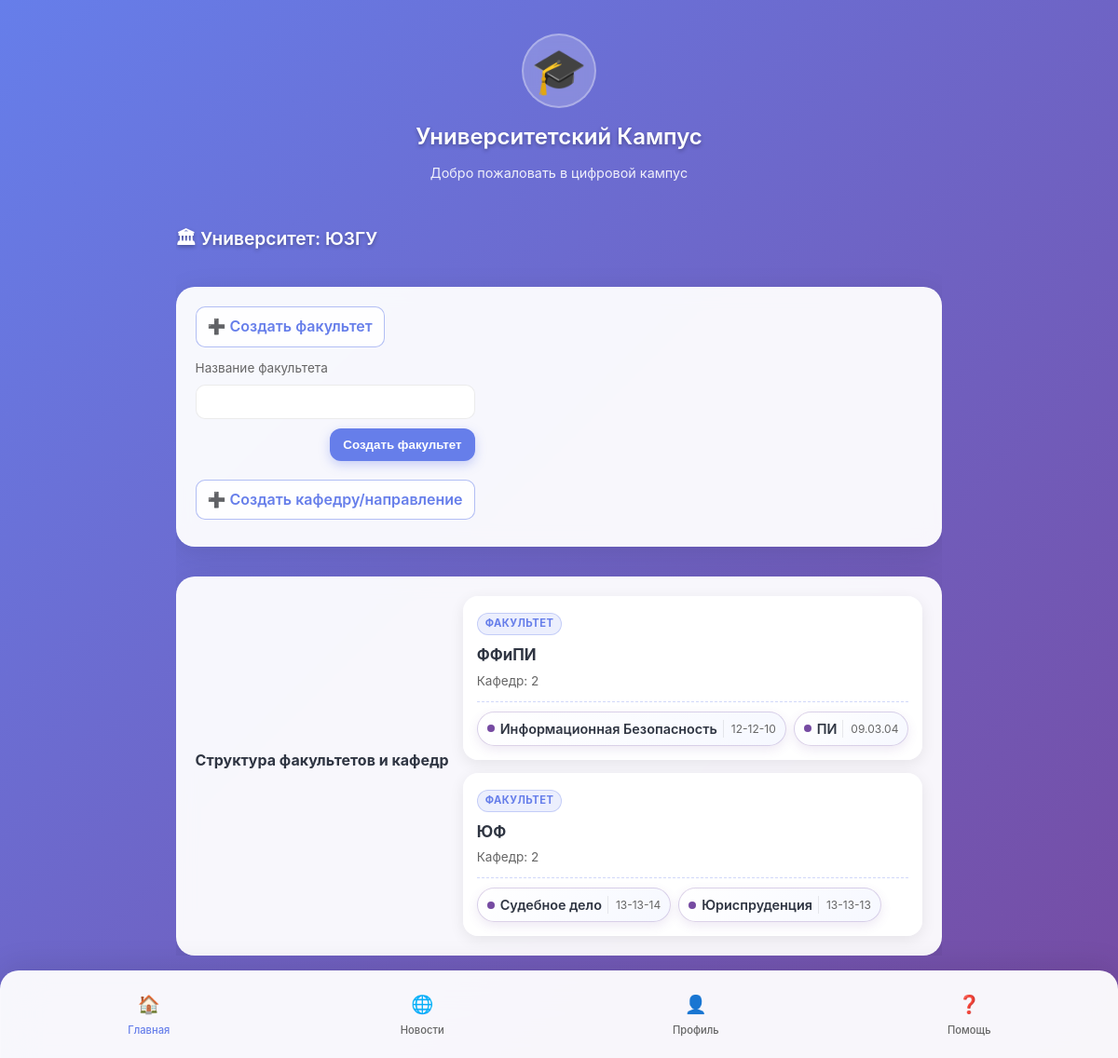
Page /moderation_university/ on the committed database.
### main/models.py (models this page shows, shortened)
class University(models.Model):
    name = models.CharField("Название университета", max_length=256, unique=True) # название
    short_name = models.CharField("Короткое имя", max_length=64, unique=True) # скоращенное название
    city = models.CharField("Город", max_length=128, blank=True)
    description = models.TextField(blank=True)
    contact_email = models.EmailField(blank=True)

class Faculty(models.Model):
    university = models.ForeignKey(University, on_delete=models.CASCADE, related_name='faculties', null=True)
    name = models.CharField(max_length=256)
    def __str__(self):
        return self.name

class Program(models.Model):
    faculty = models.ForeignKey(Faculty, on_delete=models.PROTECT, related_name='programs')
    name = models.CharField(max_length=255) # название направления
    code = models.CharField(max_length=32, blank=True) # код направления
    duration_years = models.PositiveSmallIntegerField(default=4) # длительность обучения в годах
    class Meta:
        unique_together = [("faculty", "name")]

### main/views/moderation.py (the view, shortened to what this page needs)
# urls.py: path('moderation_university/', views.moderation_university, name='moderation_university'),
def moderation_university(request):
    user = Person.objects.filter(pk=5).first().user
    if not is_moderator_min(user, 2):
        return HttpResponseForbidden("Недостаточно прав")
    current_uni = _resolve_current_university(user)
    can_create_faculty = is_moderator_min(user, 3)
    faculty_form = FacultyCreateForm()
    program_form = ProgramCreateForm(university=current_uni)
    faculties = (
        Faculty.objects.filter(university=current_uni)
        .prefetch_related(Prefetch("programs", queryset=Program.objects.order_by("name")))
        .order_by("name")
    )
    context = {
        "current_university": current_uni,
        "faculties": faculties,
        "can_create_faculty": can_create_faculty,
        "faculty_form": faculty_form,
        "program_form": program_form,
    }
    return render(request, "main/moderation/moderation_university.html", context)

### main/forms/university_create.py (shortened to what this page needs)
class FacultyCreateForm(forms.Form):
    name = forms.CharField(label="Название факультета", max_length=256)

class ProgramCreateForm(forms.Form):
    faculty = forms.ModelChoiceField(queryset=Faculty.objects.none(), label="Факультет")
    name = forms.CharField(label="Название кафедры/направления", max_length=255)
    code = forms.CharField(label="Код", max_length=32, required=False)
    duration_years = forms.IntegerField(label="Длительность (лет)", min_value=1, max_value=12, initial=4)
    def __init__(self, *args, **kwargs):
        university = kwargs.pop("university", None)
        super().__init__(*args, **kwargs)
        qs = Faculty.objects.all()
        if university:
            qs = qs.filter(university=university)
        self.fields["faculty"].queryset = qs.order_by("name")

### main/utils/permissions.py (called while the page is built)
def get_person(user):
    return getattr(user, "person", None)

def get_role_code(user):
    person = get_person(user)
    role = getattr(person, "role", None) if person else None
    return getattr(role, "permission", None)

def moderator_level(code):
    if code == "Moderator_3lvl":
        return 3
    if code == "Moderator_2lvl":
        return 2
    if code == "Moderator_1lvl":
        return 1
    return 0

def is_moderator_min(user, min_level: int):
    return moderator_level(get_role_code(user)) >= min_level

### main/views/moderation.py (called while the page is built)
def _resolve_current_university(user):
    person = getattr(user, "person", None)
    if person:
        teacher = getattr(person, "teacher", None)
        if teacher and teacher.university_id:
            return teacher.university
        student = getattr(person, "student", None)
        if student and student.university_id:
            return student.university
    return University.objects.order_by("id").first()

### main/templates/main/moderation/moderation_university.html (shortened to what this page needs)
{% extends 'main/index.html' %}
{% load static %}
{% block extra_styles %}
    <link rel="stylesheet" href="{% static 'css/org_tree.css' %}">
{% endblock %}
{% block content %}
    <section class="main-content">
        <h2 class="section-title">🏛 Университет: {{ current_university.short_name }}</h2>
        <section class="user-card" style="margin-bottom:12px;">
            <div class="forms-grid">
                {% if can_create_faculty %}
                    <details class="collapsible" open>
                        <summary class="btn-indigo-outline">➕ Создать факультет</summary>
                        <div class="form-body">
                            <form method="post" novalidate>
                                <div class="form-row">
                                    <label>Название факультета</label>
                                    {{ faculty_form.name }}
                                </div>
                                <div class="form-actions">
                                    <button type="submit" class="btn-indigo">Создать факультет</button>
                                </div>
                            </form>
                        </div>
                    </details>
                {% endif %}
                <details class="collapsible">
                    <summary class="btn-indigo-outline">➕ Создать кафедру/направление</summary>
                </details>
            </div>
        </section>
        <section class="user-card">
            <h3 class="tree-title">Структура факультетов и кафедр</h3>
            {% if faculties %}
                <div class="faculty-grid">
                    {% for f in faculties %}
                        <article class="faculty-card">
                            <header class="faculty-header">
                                <div class="faculty-pill">ФАКУЛЬТЕТ</div>
                                <h4 class="faculty-name">{{ f.name }}</h4>
                                <div class="faculty-meta">
                                    Кафедр: {{ f.programs.all|length }}
                                </div>
                            </header>
                            {% if f.programs.all %}
                                <div class="programs-wrap">
                                    {% for p in f.programs.all %}
                                        <div class="program-chip" title="{{ p.name }}">
                                            <span class="program-dot"></span>
                                            <span class="program-name">{{ p.name }}</span>
                                            {% if p.code %}<span class="program-code">{{ p.code }}</span>{% endif %}
                                        </div>
                                    {% endfor %}
                                </div>
                            {% else %}
                                <div class="programs-empty">
                                    Нет кафедр — добавьте первую выше
                                </div>
                            {% endif %}
                        </article>
                    {% endfor %}
                </div>
            {% endif %}
        </section>
    </section>
{% endblock %}

### main/static/css/styles.css (style rules this page uses)
* { margin: 0; padding: 0; box-sizing: border-box; -webkit-tap-highlight-color: transparent; }
html, body { height: 100%; }
body { font-family: -apple-system, BlinkMacSystemFont, 'Segoe UI', Roboto, Oxygen, Ubuntu, sans-serif; background: linear-gradient(135deg, #667eea 0%, #764ba2 100%); color: #333; line-height: 1.6; min-height: 100vh; padding: env(safe-area-inset-top) env(safe-area-inset-right) env(safe-area-inset-bottom) env(safe-area-inset-left); display: flex; flex-direction: column; background-attachment: fixed; }
.main-content { flex: 1; display: flex; flex-direction: column; gap: 20px; overflow-y: auto; -webkit-overflow-scrolling: touch; }
.user-card { background: rgba(255, 255, 255, 0.95); border-radius: 20px; padding: 20px; display: flex; align-items: center; gap: 15px; box-shadow: 0 8px 32px rgba(0, 0, 0, 0.1); backdrop-filter: blur(10px); border: 1px solid rgba(255, 255, 255, 0.2); }
.section-title { color: white; font-size: 1.2rem; font-weight: 600; margin-bottom: 16px; text-shadow: 0 2px 4px rgba(0, 0, 0, 0.3); }
.main-content { scroll-behavior: smooth; }
.main-content { -ms-overflow-style: none; scrollbar-width: none; }

### main/static/css/org_tree.css (style rules this page uses)
.btn-indigo { background:#667eea;color:#fff;border:none; padding:10px 14px;border-radius:12px; box-shadow:0 4px 12px rgba(102,126,234,.35); cursor:pointer;font-weight:600; }
.btn-indigo-outline { display:inline-block;background:rgba(255,255,255,.9); border:1px solid rgba(102,126,234,.5);color:#667eea; padding:8px 12px;border-radius:10px;cursor:pointer;font-weight:600; }
.collapsible { display:block;margin-bottom:8px }
.collapsible>summary { list-style:none }
.form-body { margin-top:12px }
.forms-grid { display:grid;grid-template-columns:repeat(auto-fit,minmax(280px,1fr));gap:12px }
.form-row { margin-bottom:10px }
.form-row label { display:block;font-size:.85rem;color:#666;margin-bottom:6px }
.form-actions { text-align:right }
.user-card input[type="text"], .user-card input[type="number"], .user-card select { width:100%;border:1px solid rgba(0,0,0,.08); border-radius:10px;padding:10px;background:#fff }
.tree-title { margin-bottom:12px;font-size:1rem;font-weight:700;color:#2f3542 }
.faculty-grid { display:grid;gap:14px; grid-template-columns:repeat(auto-fit,minmax(260px,1fr)); }
.faculty-card { background:rgba(255,255,255,.95); border:1px solid rgba(255,255,255,.2); border-radius:16px;padding:14px; box-shadow:0 4px 16px rgba(0,0,0,.08); }
.faculty-header { border-bottom:1px dashed rgba(102,126,234,.3); padding-bottom:10px;margin-bottom:10px }
.faculty-pill { display:inline-block;font-size:.7rem;letter-spacing:.04em; color:#667eea;background:rgba(102,126,234,.12); border:1px solid rgba(102,126,234,.3); padding:2px 8px;border-radius:999px;font-weight:700 }
.faculty-name { margin-top:8px;font-size:1.05rem;font-weight:700;color:#2f3542 }
.faculty-meta { margin-top:4px;color:#666;font-size:.85rem }
.programs-wrap { display:flex;flex-wrap:wrap;gap:8px }
.program-chip { display:inline-flex;align-items:center;gap:6px; background:linear-gradient(135deg,#ffffff 0%,#f6f8ff 100%); border:1px solid rgba(118,75,162,.25); box-shadow:0 4px 12px rgba(118,75,162,.12); border-radius:999px;padding:6px 10px;max-width:100%; }
.program-dot { width:8px;height:8px;border-radius:50%; background:#764ba2;flex:0 0 auto }
.program-name { font-size:.9rem;font-weight:600;color:#2f3542;white-space:nowrap;overflow:hidden;text-overflow:ellipsis }
.program-code { font-size:.75rem;color:#666;border-left:1px solid rgba(0,0,0,.08); padding-left:8px }

### rows in the picture
University: short_name "ЮЗГУ"
Faculty: name "ФФиПИ", programs.all|length "2"
Program: name "Информационная Безопасность", code "12-12-10"
Program: name "ПИ", code "09.03.04"
Faculty: name "ЮФ", programs.all|length "2"
Program: name "Судебное дело", code "13-13-14"
Program: name "Юриспруденция", code "13-13-13"
